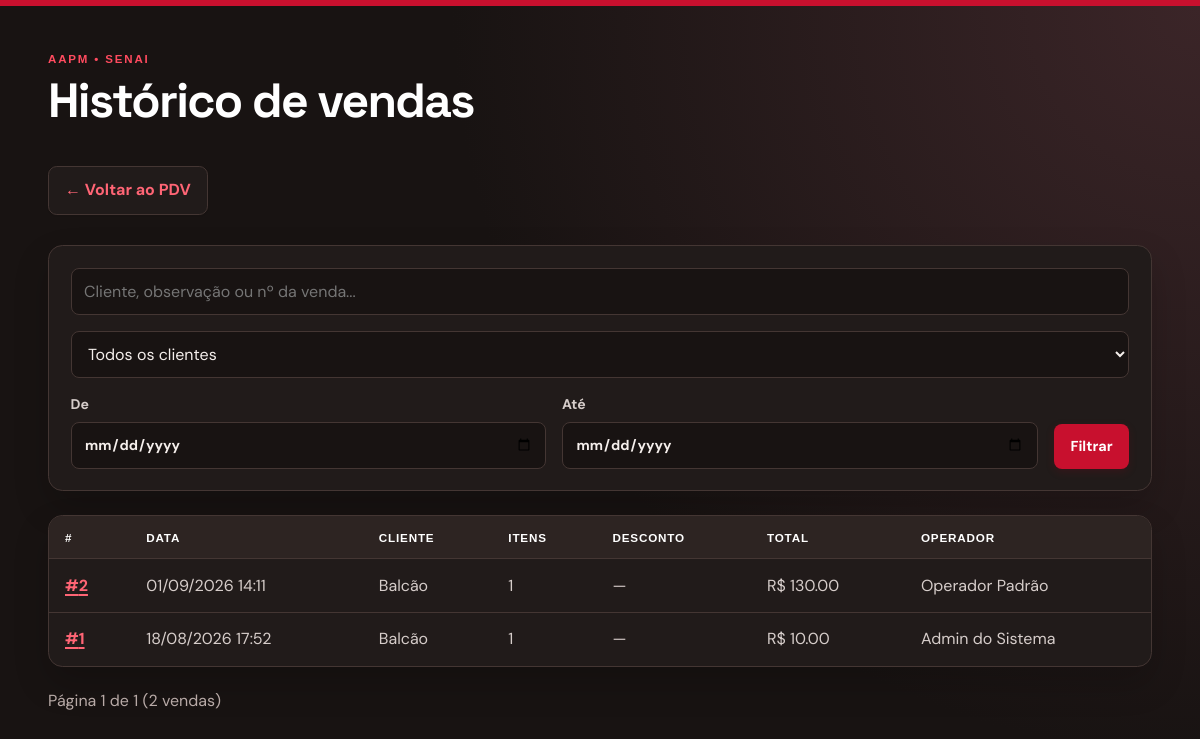
Before: /pdv/historico (signed in) with the older database file.
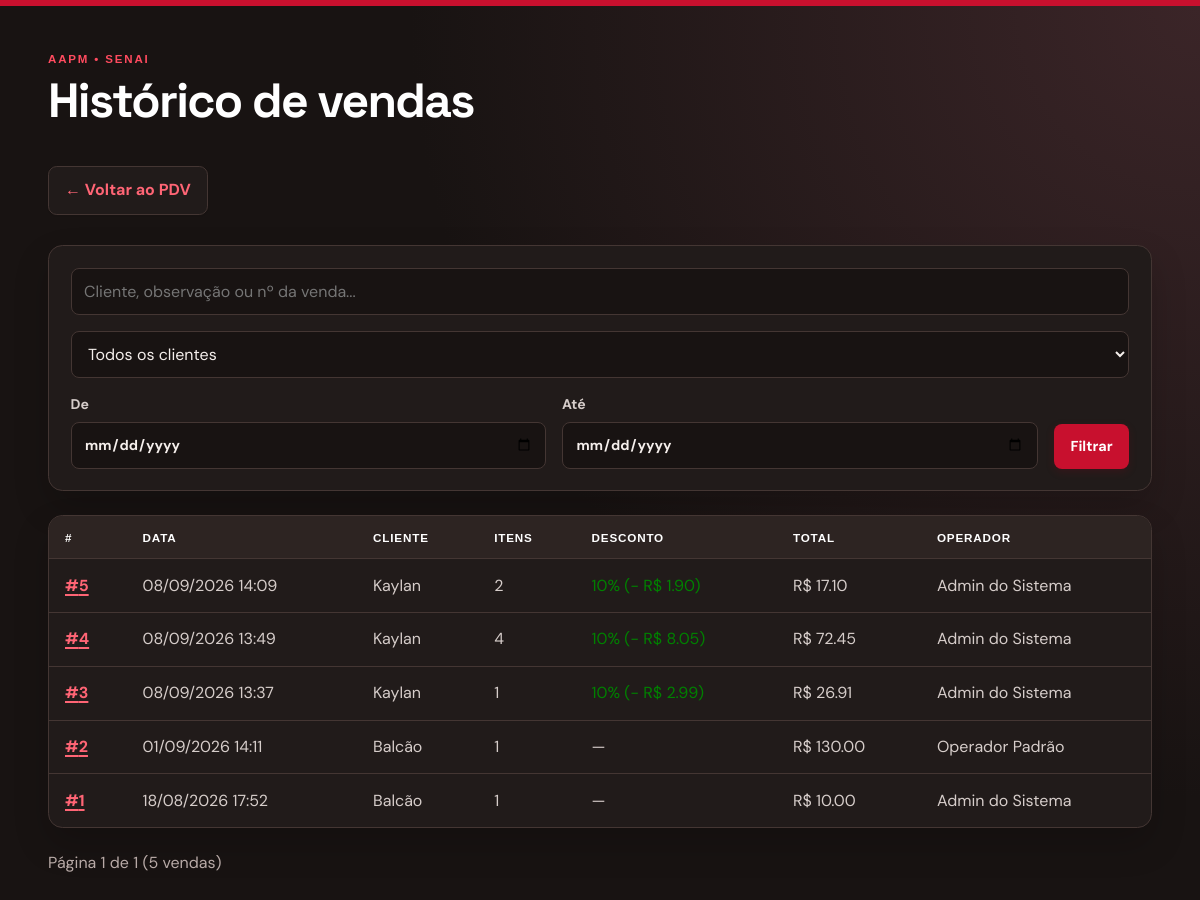
After: the same page with the newer database file.
### app/models/venda.py (models this page shows, shortened)
class Venda(Base):
    __tablename__ = "vendas"
    id         = Column(Integer, primary_key=True, index=True)
    cliente_id = Column(
        Integer,
        ForeignKey("clientes.id", ondelete="SET NULL"),
        nullable=True
    )
    usuario_id = Column(
        Integer,
        ForeignKey("usuarios.id", ondelete="SET NULL"),
        nullable=True
    )
    desconto_percentual = Column(Float, nullable=False, default=0.0)
    total_bruto  = Column(Float, nullable=False, default=0.0)
    total_liquido = Column(Float, nullable=False, default=0.0)
    observacao = Column(String(255), nullable=True)
    criado_em = Column(DateTime, server_default=func.now())
    cliente = relationship("Cliente", back_populates="vendas")
    usuario = relationship("Usuario", backref="vendas")
    itens   = relationship(
        "ItemVenda",
        back_populates="venda",
        cascade="all, delete-orphan"  # deleta itens se a venda for deletada
    )

### app/models/usuario.py (models this page shows)
class Usuario(Base):
    __tablename__ = "usuarios"
    id = Column(Integer, primary_key=True, autoincrement=True)
    nome = Column(String(100), nullable=False)
    email = Column(String(100), nullable=False, index=True, unique=True)
    senha_hash = Column(String(255), nullable=False)
    role = Column(String(20), nullable=False, default="operador")
    ativo = Column(Boolean, default=True)
    criado_em = Column(DateTime, server_default=func.now())

### app/models/cliente.py (models this page shows, shortened)
class Cliente(Base):
    __tablename__ = "clientes"
    id         = Column(Integer, primary_key=True, index=True)
    nome       = Column(String(150), nullable=False, index=True)
    matricula  = Column(String(50), nullable=True, unique=True)
    telefone   = Column(String(20), nullable=True)
    is_associado = Column(Boolean, default=False, nullable=False)
    ativo      = Column(Boolean, default=True)
    criado_em  = Column(DateTime, server_default=func.now())
    vendas = relationship("Venda", back_populates="cliente")

### app/controllers/pdv_controller.py (the view)
@router.get("/historico")
def historico_vendas(
    request: Request,
    busca: str = "",
    cliente_id: int = 0,
    data_inicio: str = "",
    data_fim: str = "",
    ordenar_por: str = "data",
    direcao: str = "desc",
    pagina: int = 1,
    db: Session = Depends(get_db),
    usuario = Depends(get_usuario_logado)
):
    query = db.query(Venda)
    if cliente_id:
        query = query.filter(Venda.cliente_id == cliente_id)
    if busca:
        termo = f"%{busca}%"
        query = query.outerjoin(Cliente).filter(
            or_(Cliente.nome.ilike(termo), Venda.observacao.ilike(termo), Venda.id.cast(String).ilike(termo))
        )
    try:
        if data_inicio:
            query = query.filter(Venda.criado_em >= datetime.fromisoformat(data_inicio))
        if data_fim:
            query = query.filter(Venda.criado_em < datetime.fromisoformat(data_fim) + timedelta(days=1))
    except ValueError:
        data_inicio = ""
        data_fim = ""
    ordenacoes = {"data": Venda.criado_em, "total": Venda.total_liquido, "desconto": Venda.desconto_percentual, "id": Venda.id}
    ordenar_por = ordenar_por if ordenar_por in ordenacoes else "data"
    direcao = direcao if direcao in ("asc", "desc") else "desc"
    coluna_ordenacao = ordenacoes[ordenar_por]
    query = query.order_by(coluna_ordenacao.desc() if direcao == "desc" else coluna_ordenacao.asc(), Venda.id.desc())
    total_vendas = query.count()
    pagina = max(pagina, 1)
    por_pagina = 10
    total_paginas = max(math.ceil(total_vendas / por_pagina), 1)
    pagina = min(pagina, total_paginas)
    vendas = query.offset((pagina - 1) * por_pagina).limit(por_pagina).all()
    clientes = db.query(Cliente).filter(Cliente.ativo == True).order_by(Cliente.nome).all()
    return templates.TemplateResponse(
        request,
        "pdv/historico.html",
        {
            "request": request, "usuario": usuario, "vendas": vendas,
            "clientes": clientes, "busca": busca, "cliente_id": cliente_id,
            "data_inicio": data_inicio, "data_fim": data_fim,
            "ordenar_por": ordenar_por, "direcao": direcao,
            "pagina": pagina, "por_pagina": por_pagina,
            "total_paginas": total_paginas, "total_vendas": total_vendas,
        }
    )

### app/templates/pdv/historico.html (shortened to what this page needs)
<!DOCTYPE html>
<html lang="pt-br">
<head><meta charset="UTF-8"><title>Histórico de Vendas — AAPM SENAI</title></head>
<body>
    {% include "_aapm_styles.html" %}
    <h1>Histórico de vendas</h1>
    <a href="/pdv">← Voltar ao PDV</a>
    <form method="get" action="/pdv/historico"><input type="text" name="busca" placeholder="Cliente, observação ou nº da venda..." value="{{ busca }}"><select name="cliente_id"><option value="0">Todos os clientes</option></select><label>De <input type="date" name="data_inicio" value="{{ data_inicio }}"></label><label>Até <input type="date" name="data_fim" value="{{ data_fim }}"></label><button type="submit">Filtrar</button></form>
    <table border="1" cellpadding="8">
        <thead>
            <tr>
                <th>#</th>
                <th>Data</th>
                <th>Cliente</th>
                <th>Itens</th>
                <th>Desconto</th>
                <th>Total</th>
                <th>Operador</th>
            </tr>
        </thead>
        <tbody>
            {% for v in vendas %}
            <tr>
                <td><a href="/pdv/venda/{{ v.id }}">#{{ v.id }}</a></td>
                <td>{{ v.criado_em.strftime('%d/%m/%Y %H:%M') }}</td>
                <td>{{ v.cliente.nome if v.cliente else "Balcão" }}</td>
                <td>{{ v.itens | length }}</td>
                <td>
                    {% if v.desconto_percentual > 0 %}
                        <span style="color:green">
                            {{ v.desconto_percentual|int }}%
                            (− R$ {{ "%.2f"|format(v.desconto_valor) }})
                        </span>
                    {% else %}—{% endif %}
                </td>
                <td>R$ {{ "%.2f"|format(v.total_liquido) }}</td>
                <td>{{ v.usuario.nome if v.usuario else "—" }}</td>
            </tr>
            {% endfor %}
        </tbody>
    </table>
    <p>Página {{ pagina }} de {{ total_paginas }} ({{ total_vendas }} vendas)</p>
    {% set total_registros = total_vendas %}{% include "_pagination.html" %}
</body>
</html>

### app/templates/_aapm_styles.html (shortened to what this page needs)
<link rel="stylesheet" href="/static/css/_aapm_styles.css">

### app/static/css/_aapm_styles.css (style rules this page uses)
:root { --aapm-red: #c8102e; --aapm-red-dark: #94001d; --aapm-ink: #18181b; --aapm-paper: #ffffff; --aapm-canvas: #f5f5f4; --aapm-line: #e7e5e4; --aapm-muted: #78716c; --aapm-green: #15803d; --aapm-amber: #b45309; }
*, *::before, *::after { box-sizing: border-box; }
html { background: var(--aapm-canvas); }
body { max-width: none; width: 100%; min-height: 100vh; margin: 0; padding: clamp(1.5rem, 4vw, 3.5rem); font-family: 'DM Sans', Arial, sans-serif; color: var(--aapm-ink); line-height: 1.5; background: linear-gradient(135deg, #fafaf9 0%, #f5f5f4 58%, #f0e8e7 100%); border-top: 6px solid var(--aapm-red); }
body::before { content: 'AAPM • SENAI'; display: block; margin-bottom: .6rem; color: var(--aapm-red); font: 800 .72rem/1 'Syne', sans-serif; letter-spacing: .16em; }
h1, h2, h3 { font-family: 'Space Grotesk', Arial, sans-serif; letter-spacing: -.035em; }
h1 { margin: 0 0 1.75rem; font-size: clamp(2rem, 4vw, 3rem); line-height: 1.1; }
p { color: #57534e; }
a { color: var(--aapm-red); font-weight: 700; text-decoration-thickness: 1.5px; text-underline-offset: 3px; }
body > a, form + a, p > a:first-child, .actions a { display: inline-flex; align-items: center; gap: .4rem; margin: .65rem .35rem .65rem 0; padding: .7rem 1rem; border: 1px solid #d6d3d1; border-radius: .55rem; background: var(--aapm-paper); text-decoration: none; box-shadow: 0 1px 2px rgba(24,24,27,.05); transition: .2s ease; }
form { display: flex; flex-wrap: wrap; align-items: end; gap: 1rem; max-width: 800px; margin: 1.25rem 0 1.5rem; padding: 1.35rem; background: var(--aapm-paper); border: 1px solid var(--aapm-line); border-radius: .9rem; box-shadow: 0 10px 24px rgba(41,37,36,.06); }
label { display: grid; gap: .42rem; flex: 1 1 205px; color: #44403c; font-size: .88rem; font-weight: 700; }
input, select, textarea { width: 100%; min-height: 2.8rem; padding: .68rem .78rem; border: 1px solid #d6d3d1; border-radius: .5rem; background: #fff; color: var(--aapm-ink); font: inherit; transition: border-color .18s, box-shadow .18s; }
button, input[type='submit'] { min-height: 2.8rem; padding: .7rem 1.05rem; border: 0; border-radius: .5rem; background: var(--aapm-red); color: #fff; font: 700 .9rem 'DM Sans', sans-serif; cursor: pointer; box-shadow: 0 3px 8px rgba(148,0,29,.18); transition: transform .18s, background .18s; }
table { width: 100%; margin: 1.4rem 0; overflow: hidden; border: 1px solid var(--aapm-line); border-collapse: separate; border-spacing: 0; border-radius: .9rem; background: var(--aapm-paper); box-shadow: 0 10px 24px rgba(41,37,36,.06); }
th, td { padding: .9rem 1rem; border: 0; border-bottom: 1px solid #f0eeec; text-align: left; vertical-align: middle; }
th { background: #292524; color: #fff; font: 700 .73rem 'Syne', sans-serif; letter-spacing: .07em; text-transform: uppercase; }
tbody tr:last-child td { border-bottom: 0; }
html { background: #181312; }
body { color: #eee9e7; background: radial-gradient(circle at top right, #3b2528, #181312 52%); }
body::before { color: #ff4b5f; }
h1, h2, h3 { color: #fff; }
p { color: #b8aaa7; }
a { color: #ff6575; }
body > a, form + a, p > a:first-child, .actions a { background: #211b1a; border-color: #443633; }
form, table { max-width: none; background: #211b1a; border-color: #443633; box-shadow: 0 16px 35px rgba(0,0,0,.18); }
label { color: #d6cdca; }
input, select, textarea { background: #181312; border-color: #443633; color: #f5efec; }
th { background: #2d2422; color: #fff; }
th, td { border-bottom-color: #443633; }
td { color: #d6cdca; }

Changed rows visible on the page:
added Venda: id "5", criado_em "08/09/2026 14:09", cliente "Kaylan", itens|length "2", desconto_percentual "10", desconto_valor "1.90", total_liquido "17.10", usuario "Admin do Sistema"
added Venda: id "4", criado_em "08/09/2026 13:49", cliente "Kaylan", itens|length "4", desconto_percentual "10", desconto_valor "8.05", total_liquido "72.45", usuario "Admin do Sistema"
added Venda: id "3", criado_em "08/09/2026 13:37", cliente "Kaylan", itens|length "1", desconto_percentual "10", desconto_valor "2.99", total_liquido "26.91", usuario "Admin do Sistema"
Other visible differences:
{{ total_vendas }}: "2" → "5"
